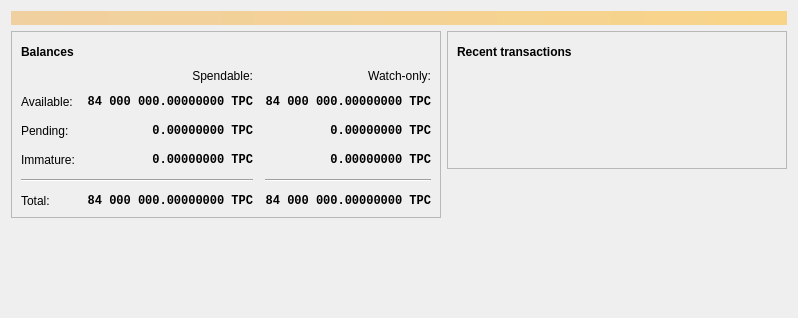
<?xml version="1.0" encoding="UTF-8"?>
<ui version="4.0">
 <class>OverviewPage</class>
 <widget class="QWidget" name="OverviewPage">
  <property name="geometry">
   <rect>
    <x>0</x>
    <y>0</y>
    <width>798</width>
    <height>318</height>
   </rect>
  </property>
  <property name="windowTitle">
   <string>Form</string>
  </property>
  <layout class="QVBoxLayout" name="topLayout">
   <item>
    <widget class="QLabel" name="labelAlerts">
     <property name="visible">
      <bool>false</bool>
     </property>
     <property name="styleSheet">
      <string notr="true">QLabel { background-color: qlineargradient(x1: 0, y1: 0, x2: 1, y2: 0, stop:0 #F0D0A0, stop:1 #F8D488); color:#000000; }</string>
     </property>
     <property name="wordWrap">
      <bool>true</bool>
     </property>
     <property name="margin">
      <number>3</number>
     </property>
     <property name="textInteractionFlags">
      <set>Qt::TextSelectableByMouse</set>
     </property>
    </widget>
   </item>
   <item>
    <layout class="QHBoxLayout" name="horizontalLayout" stretch="1,1">
     <item>
      <layout class="QVBoxLayout" name="verticalLayout_2">
       <item>
        <widget class="QFrame" name="frame">
         <property name="frameShape">
          <enum>QFrame::StyledPanel</enum>
         </property>
         <property name="frameShadow">
          <enum>QFrame::Raised</enum>
         </property>
         <layout class="QVBoxLayout" name="verticalLayout_4">
          <item>
           <layout class="QHBoxLayout" name="horizontalLayout_4">
            <item>
             <widget class="QLabel" name="label_5">
              <property name="font">
               <font>
                <weight>75</weight>
                <bold>true</bold>
               </font>
              </property>
              <property name="text">
               <string>Balances</string>
              </property>
             </widget>
            </item>
            <item>
             <widget class="QPushButton" name="labelWalletStatus">
              <property name="enabled">
               <bool>true</bool>
              </property>
              <property name="maximumSize">
               <size>
                <width>30</width>
                <height>16777215</height>
               </size>
              </property>
              <property name="toolTip">
               <string>The displayed information may be out of date. Your wallet automatically synchronizes with the TruePepe network after a connection is established, but this process has not completed yet.</string>
              </property>
              <property name="text">
               <string/>
              </property>
              <property name="icon">
               <iconset resource="../bitcoin.qrc">
                <normaloff>:/icons/warning</normaloff>
                <disabledoff>:/icons/warning</disabledoff>:/icons/warning</iconset>
              </property>
              <property name="iconSize">
               <size>
                <width>24</width>
                <height>24</height>
               </size>
              </property>
              <property name="flat">
               <bool>true</bool>
              </property>
             </widget>
            </item>
            <item>
             <spacer name="horizontalSpacer_3">
              <property name="orientation">
               <enum>Qt::Horizontal</enum>
              </property>
              <property name="sizeHint" stdset="0">
               <size>
                <width>40</width>
                <height>20</height>
               </size>
              </property>
             </spacer>
            </item>
           </layout>
          </item>
          <item>
           <layout class="QGridLayout" name="gridLayout">
            <property name="spacing">
             <number>12</number>
            </property>
            <item row="2" column="2">
             <widget class="QLabel" name="labelWatchPending">
              <property name="font">
               <font>
                <family>Monospace</family>
                <weight>75</weight>
                <bold>true</bold>
               </font>
              </property>
              <property name="cursor">
               <cursorShape>IBeamCursor</cursorShape>
              </property>
              <property name="toolTip">
               <string>Unconfirmed transactions to watch-only addresses</string>
              </property>
              <property name="text">
               <string notr="true">0.00000000 TPC</string>
              </property>
              <property name="alignment">
               <set>Qt::AlignRight|Qt::AlignTrailing|Qt::AlignVCenter</set>
              </property>
              <property name="textInteractionFlags">
               <set>Qt::LinksAccessibleByMouse|Qt::TextSelectableByKeyboard|Qt::TextSelectableByMouse</set>
              </property>
             </widget>
            </item>
            <item row="2" column="1">
             <widget class="QLabel" name="labelUnconfirmed">
              <property name="font">
               <font>
                <family>Monospace</family>
                <weight>75</weight>
                <bold>true</bold>
               </font>
              </property>
              <property name="cursor">
               <cursorShape>IBeamCursor</cursorShape>
              </property>
              <property name="toolTip">
               <string>Total of transactions that have yet to be confirmed, and do not yet count toward the spendable balance</string>
              </property>
              <property name="text">
               <string notr="true">0.00000000 TPC</string>
              </property>
              <property name="alignment">
               <set>Qt::AlignRight|Qt::AlignTrailing|Qt::AlignVCenter</set>
              </property>
              <property name="textInteractionFlags">
               <set>Qt::LinksAccessibleByMouse|Qt::TextSelectableByKeyboard|Qt::TextSelectableByMouse</set>
              </property>
             </widget>
            </item>
            <item row="3" column="2">
             <widget class="QLabel" name="labelWatchImmature">
              <property name="font">
               <font>
                <family>Monospace</family>
                <weight>75</weight>
                <bold>true</bold>
               </font>
              </property>
              <property name="cursor">
               <cursorShape>IBeamCursor</cursorShape>
              </property>
              <property name="toolTip">
               <string>Mined balance in watch-only addresses that has not yet matured</string>
              </property>
              <property name="text">
               <string notr="true">0.00000000 TPC</string>
              </property>
              <property name="alignment">
               <set>Qt::AlignRight|Qt::AlignTrailing|Qt::AlignVCenter</set>
              </property>
              <property name="textInteractionFlags">
               <set>Qt::LinksAccessibleByMouse|Qt::TextSelectableByKeyboard|Qt::TextSelectableByMouse</set>
              </property>
             </widget>
            </item>
            <item row="4" column="0" colspan="2">
             <widget class="Line" name="line">
              <property name="orientation">
               <enum>Qt::Horizontal</enum>
              </property>
             </widget>
            </item>
            <item row="4" column="2">
             <widget class="Line" name="lineWatchBalance">
              <property name="sizePolicy">
               <sizepolicy hsizetype="Preferred" vsizetype="Fixed">
                <horstretch>0</horstretch>
                <verstretch>0</verstretch>
               </sizepolicy>
              </property>
              <property name="minimumSize">
               <size>
                <width>140</width>
                <height>0</height>
               </size>
              </property>
              <property name="orientation">
               <enum>Qt::Horizontal</enum>
              </property>
             </widget>
            </item>
            <item row="5" column="0">
             <widget class="QLabel" name="labelTotalText">
              <property name="text">
               <string>Total:</string>
              </property>
             </widget>
            </item>
            <item row="3" column="1">
             <widget class="QLabel" name="labelImmature">
              <property name="font">
               <font>
                <family>Monospace</family>
                <weight>75</weight>
                <bold>true</bold>
               </font>
              </property>
              <property name="cursor">
               <cursorShape>IBeamCursor</cursorShape>
              </property>
              <property name="toolTip">
               <string>Mined balance that has not yet matured</string>
              </property>
              <property name="text">
               <string notr="true">0.00000000 TPC</string>
              </property>
              <property name="alignment">
               <set>Qt::AlignRight|Qt::AlignTrailing|Qt::AlignVCenter</set>
              </property>
              <property name="textInteractionFlags">
               <set>Qt::LinksAccessibleByMouse|Qt::TextSelectableByKeyboard|Qt::TextSelectableByMouse</set>
              </property>
             </widget>
            </item>
            <item row="2" column="3">
             <spacer name="horizontalSpacer_2">
              <property name="orientation">
               <enum>Qt::Horizontal</enum>
              </property>
              <property name="sizeHint" stdset="0">
               <size>
                <width>40</width>
                <height>20</height>
               </size>
              </property>
             </spacer>
            </item>
            <item row="3" column="0">
             <widget class="QLabel" name="labelImmatureText">
              <property name="text">
               <string>Immature:</string>
              </property>
             </widget>
            </item>
            <item row="5" column="1">
             <widget class="QLabel" name="labelTotal">
              <property name="font">
               <font>
                <family>Monospace</family>
                <weight>75</weight>
                <bold>true</bold>
               </font>
              </property>
              <property name="cursor">
               <cursorShape>IBeamCursor</cursorShape>
              </property>
              <property name="toolTip">
               <string>Your current total balance</string>
              </property>
              <property name="text">
               <string notr="true">84 000 000.00000000 TPC</string>
              </property>
              <property name="alignment">
               <set>Qt::AlignRight|Qt::AlignTrailing|Qt::AlignVCenter</set>
              </property>
              <property name="textInteractionFlags">
               <set>Qt::LinksAccessibleByMouse|Qt::TextSelectableByKeyboard|Qt::TextSelectableByMouse</set>
              </property>
             </widget>
            </item>
            <item row="5" column="2">
             <widget class="QLabel" name="labelWatchTotal">
              <property name="font">
               <font>
                <family>Monospace</family>
                <weight>75</weight>
                <bold>true</bold>
               </font>
              </property>
              <property name="cursor">
               <cursorShape>IBeamCursor</cursorShape>
              </property>
              <property name="toolTip">
               <string>Current total balance in watch-only addresses</string>
              </property>
              <property name="text">
               <string notr="true">84 000 000.00000000 TPC</string>
              </property>
              <property name="alignment">
               <set>Qt::AlignRight|Qt::AlignTrailing|Qt::AlignVCenter</set>
              </property>
              <property name="textInteractionFlags">
               <set>Qt::LinksAccessibleByMouse|Qt::TextSelectableByKeyboard|Qt::TextSelectableByMouse</set>
              </property>
             </widget>
            </item>
            <item row="0" column="2">
             <widget class="QLabel" name="labelWatchonly">
              <property name="text">
               <string>Watch-only:</string>
              </property>
              <property name="alignment">
               <set>Qt::AlignRight|Qt::AlignTrailing|Qt::AlignVCenter</set>
              </property>
             </widget>
            </item>
            <item row="1" column="0">
             <widget class="QLabel" name="labelBalanceText">
              <property name="text">
               <string>Available:</string>
              </property>
             </widget>
            </item>
            <item row="1" column="1">
             <widget class="QLabel" name="labelBalance">
              <property name="font">
               <font>
                <family>Monospace</family>
                <weight>75</weight>
                <bold>true</bold>
               </font>
              </property>
              <property name="cursor">
               <cursorShape>IBeamCursor</cursorShape>
              </property>
              <property name="toolTip">
               <string>Your current spendable balance</string>
              </property>
              <property name="text">
               <string notr="true">84 000 000.00000000 TPC</string>
              </property>
              <property name="alignment">
               <set>Qt::AlignRight|Qt::AlignTrailing|Qt::AlignVCenter</set>
              </property>
              <property name="textInteractionFlags">
               <set>Qt::LinksAccessibleByMouse|Qt::TextSelectableByKeyboard|Qt::TextSelectableByMouse</set>
              </property>
             </widget>
            </item>
            <item row="1" column="2">
             <widget class="QLabel" name="labelWatchAvailable">
              <property name="font">
               <font>
                <family>Monospace</family>
                <weight>75</weight>
                <bold>true</bold>
               </font>
              </property>
              <property name="cursor">
               <cursorShape>IBeamCursor</cursorShape>
              </property>
              <property name="toolTip">
               <string>Your current balance in watch-only addresses</string>
              </property>
              <property name="text">
               <string notr="true">84 000 000.00000000 TPC</string>
              </property>
              <property name="alignment">
               <set>Qt::AlignRight|Qt::AlignTrailing|Qt::AlignVCenter</set>
              </property>
              <property name="textInteractionFlags">
               <set>Qt::LinksAccessibleByMouse|Qt::TextSelectableByKeyboard|Qt::TextSelectableByMouse</set>
              </property>
             </widget>
            </item>
            <item row="2" column="0">
             <widget class="QLabel" name="labelPendingText">
              <property name="text">
               <string>Pending:</string>
              </property>
             </widget>
            </item>
            <item row="0" column="1">
             <widget class="QLabel" name="labelSpendable">
              <property name="text">
               <string>Spendable:</string>
              </property>
              <property name="alignment">
               <set>Qt::AlignRight|Qt::AlignTrailing|Qt::AlignVCenter</set>
              </property>
             </widget>
            </item>
           </layout>
          </item>
         </layout>
        </widget>
       </item>
       <item>
        <spacer name="verticalSpacer">
         <property name="orientation">
          <enum>Qt::Vertical</enum>
         </property>
         <property name="sizeHint" stdset="0">
          <size>
           <width>20</width>
           <height>40</height>
          </size>
         </property>
        </spacer>
       </item>
      </layout>
     </item>
     <item>
      <layout class="QVBoxLayout" name="verticalLayout_3">
       <item>
        <widget class="QFrame" name="frame_2">
         <property name="frameShape">
          <enum>QFrame::StyledPanel</enum>
         </property>
         <property name="frameShadow">
          <enum>QFrame::Raised</enum>
         </property>
         <layout class="QVBoxLayout" name="verticalLayout">
          <item>
           <layout class="QHBoxLayout" name="horizontalLayout_2">
            <item>
             <widget class="QLabel" name="label_4">
              <property name="font">
               <font>
                <weight>75</weight>
                <bold>true</bold>
               </font>
              </property>
              <property name="text">
               <string>Recent transactions</string>
              </property>
             </widget>
            </item>
            <item>
             <widget class="QPushButton" name="labelTransactionsStatus">
              <property name="enabled">
               <bool>true</bool>
              </property>
              <property name="maximumSize">
               <size>
                <width>30</width>
                <height>16777215</height>
               </size>
              </property>
              <property name="toolTip">
               <string>The displayed information may be out of date. Your wallet automatically synchronizes with the TruePepe network after a connection is established, but this process has not completed yet.</string>
              </property>
              <property name="text">
               <string/>
              </property>
              <property name="icon">
               <iconset resource="../bitcoin.qrc">
                <normaloff>:/icons/warning</normaloff>
                <disabledoff>:/icons/warning</disabledoff>:/icons/warning</iconset>
              </property>
              <property name="iconSize">
               <size>
                <width>24</width>
                <height>24</height>
               </size>
              </property>
              <property name="flat">
               <bool>true</bool>
              </property>
             </widget>
            </item>
            <item>
             <spacer name="horizontalSpacer">
              <property name="orientation">
               <enum>Qt::Horizontal</enum>
              </property>
              <property name="sizeHint" stdset="0">
               <size>
                <width>40</width>
                <height>20</height>
               </size>
              </property>
             </spacer>
            </item>
           </layout>
          </item>
          <item>
           <widget class="TransactionOverviewWidget" name="listTransactions">
            <property name="styleSheet">
             <string notr="true">QListView { background: transparent; }</string>
            </property>
            <property name="frameShape">
             <enum>QFrame::NoFrame</enum>
            </property>
            <property name="verticalScrollBarPolicy">
             <enum>Qt::ScrollBarAlwaysOff</enum>
            </property>
            <property name="horizontalScrollBarPolicy">
             <enum>Qt::ScrollBarAlwaysOff</enum>
            </property>
            <property name="sizeAdjustPolicy">
             <enum>QAbstractScrollArea::AdjustToContents</enum>
            </property>
            <property name="selectionMode">
             <enum>QAbstractItemView::NoSelection</enum>
            </property>
            <property name="uniformItemSizes">
             <bool>true</bool>
            </property>
           </widget>
          </item>
         </layout>
        </widget>
       </item>
       <item>
        <spacer name="verticalSpacer_2">
         <property name="orientation">
          <enum>Qt::Vertical</enum>
         </property>
         <property name="sizeHint" stdset="0">
          <size>
           <width>20</width>
           <height>40</height>
          </size>
         </property>
        </spacer>
       </item>
      </layout>
     </item>
    </layout>
   </item>
  </layout>
 </widget>
 <customwidgets>
  <customwidget>
   <class>TransactionOverviewWidget</class>
   <extends>QListView</extends>
   <header>qt/transactionoverviewwidget.h</header>
  </customwidget>
 </customwidgets>
 <resources/>
 <connections/>
</ui>
